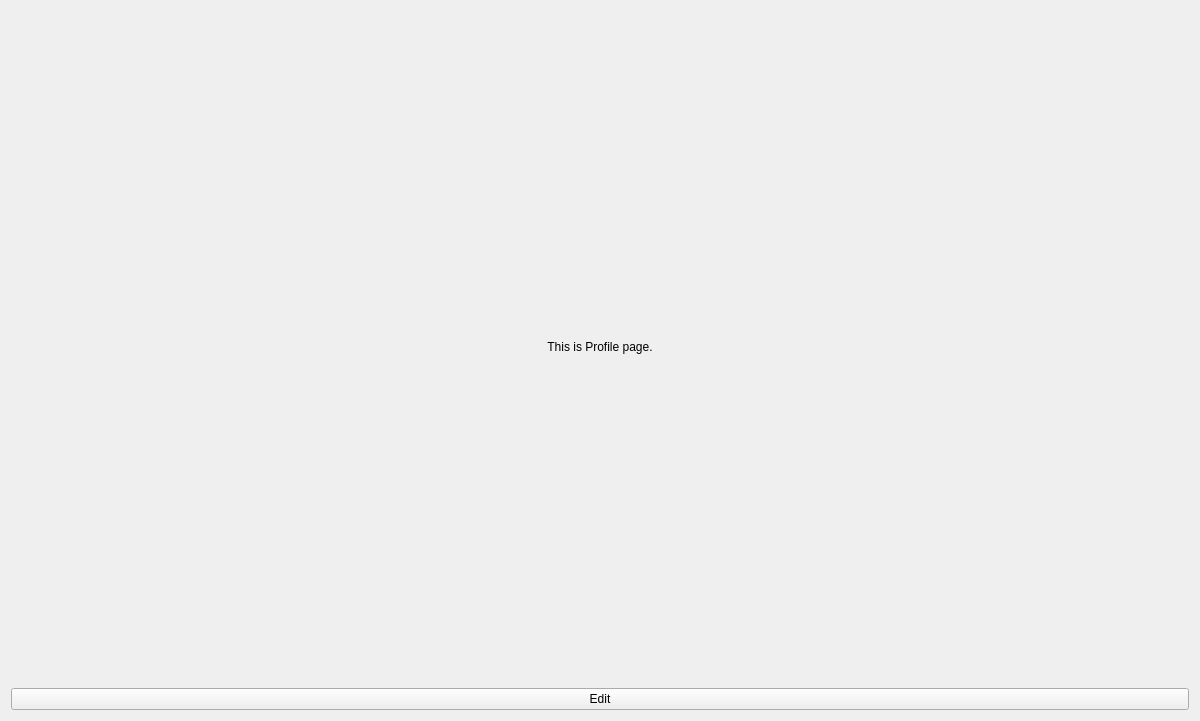
<?xml version="1.0" encoding="UTF-8"?>
<ui version="4.0">
 <class>Profile</class>
 <widget class="QWidget" name="Profile">
  <property name="geometry">
   <rect>
    <x>0</x>
    <y>0</y>
    <width>1200</width>
    <height>721</height>
   </rect>
  </property>
  <property name="minimumSize">
   <size>
    <width>1200</width>
    <height>640</height>
   </size>
  </property>
  <layout class="QGridLayout" name="gridLayout">
   <item row="0" column="0">
    <widget class="QLabel" name="label">
     <property name="text">
      <string>This is Profile page.</string>
     </property>
     <property name="alignment">
      <set>Qt::AlignCenter</set>
     </property>
    </widget>
   </item>
   <item row="1" column="0">
    <widget class="QPushButton" name="edit_btn">
     <property name="text">
      <string>Edit</string>
     </property>
    </widget>
   </item>
  </layout>
 </widget>
 <resources/>
 <connections/>
</ui>
